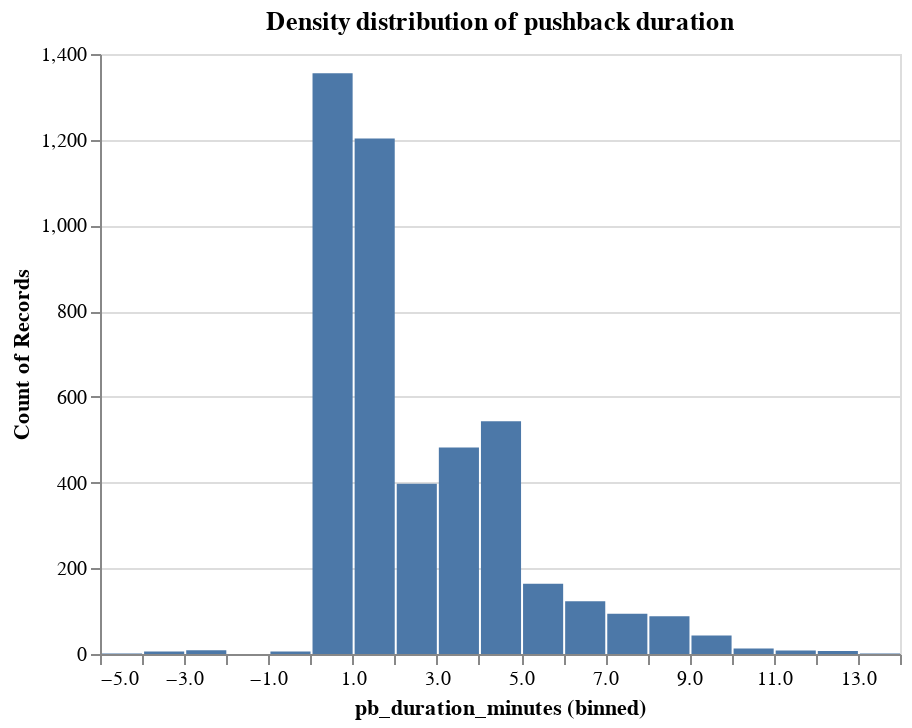

The cell this chart's notebook holds for it:
### Code cell
datachart = dep_arr_df.query(
    "config=='NORTH0' & mvt_type=='DEP' & end_pb==end_pb & pb_duration_minutes<15"
)[["pb_duration_minutes"]].dropna()

alt.Chart(datachart).mark_bar().encode(
    x=alt.X("pb_duration_minutes:Q", bin=alt.Bin(maxbins=20)), y="count():O"
).properties(title="Density distribution of pushback duration")

### Figure 1 — Vega-Lite specification as saved in the notebook (floating-point values rounded to 4 significant figures; data arrays with more than 128 entries replaced by an {"elided": "..."} marker saying what was removed)
{"config": {"view": {"continuousWidth": 400, "continuousHeight": 300}}, "data": {"name": "data-14d2c203d77019c9856a62a65fc75238"}, "mark": "bar", "encoding": {"x": {"type": "quantitative", "bin": {"maxbins": 20}, "field": "pb_duration_minutes"}, "y": {"type": "ordinal", "aggregate": "count"}}, "title": "Density distribution of pushback duration", "$schema": "https://vega.github.io/schema/vega-lite/v4.8.1.json", "datasets": {"data-14d2c203d77019c9856a62a65fc75238": {"elided": "4543 records"}}}
